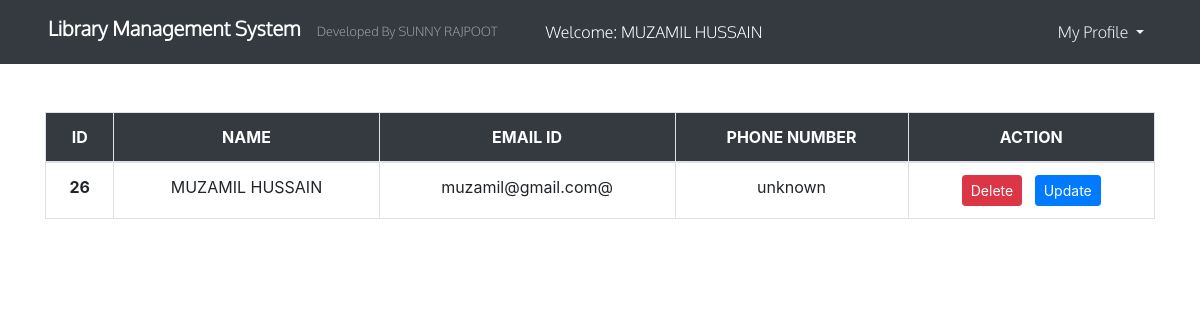
The app's page /v_profile.php (signed in) with its own data.
### tables this page shows
CREATE TABLE `users` (
  `uid` int(11) NOT NULL,
  `uname` varchar(30) NOT NULL,
  `uemail` varchar(50) NOT NULL,
  `uphone` varchar(13) NOT NULL,
  `upassword` varchar(80) NOT NULL
);

### v_profile.php (the view, shortened to what this page needs)
<?php
include("config.php");
?>
<!DOCTYPE html>
<html lang="en">
<head>
    <link rel="stylesheet" href="css/bootstrap.min.css">
    <link rel="stylesheet" href="css/style.css">
    <link rel="stylesheet" href="all.min.css">
</head>
<body>
    <nav class="navbar navbar-expand-md navbar-dark bg-dark px-5">
        <h1 class="navbar-brand font-weight-bold">Library Management System</h1>
        <small class="navbar-text">Developed By SUNNY RAJPOOT</small>
        <span class="text-white ml-5">Welcome: <?php echo $_SESSION['user_name'];  ?></span>
        <div class="collapse navbar-collapse" id="nav">
            <ul class="navbar-nav ml-auto">
                <li class="nav-item dropdown"><a href="" class="nav-link dropdown-toggle" data-toggle="dropdown">
                        My Profile
                    </a>
                </li>
            </ul>
        </div>
    </nav>
    <div class="container table-responsive mt-5 text-center">
        <?php
        $sql ="SELECT * FROM users WHERE uemail='{$_SESSION['user_email']}'";
        $result = mysqli_query($conn,$sql) or die("Query Failed");
        if(mysqli_num_rows($result) > 0) {
        ?>
    <table class="table table-bordered">
        <thead class="bg-dark text-white">
            <tr>
                <th>ID</th>
                <th>NAME</th>
                <th>EMAIL ID</th>
                <th>PHONE NUMBER</th>
                <th>ACTION</th>
            </tr>
        </thead>
        <tbody>
            <?php while($row=mysqli_fetch_assoc($result)) { ?>
            <tr>
                <th role="col"><?php echo $row['uid']; ?></th>
                <td><?php echo $row['uname']; ?></td>
                <td><?php echo $row['uemail']; ?>@</td>
                <td><?php echo $row['uphone']; ?></td>
                <td><a href="delete_myself.php" class="btn btn-danger btn-sm">Delete</a> <a href="update_myself.php" class="btn btn-primary ml-2 btn-sm">Update</a></td>
            </tr>
            <?php  } ?>
        </tbody>
    </table>
        <?php } ?>
</div>
</body>
</html>

### css/style.css (style rules this page uses)
* { padding: 0; margin: 0; }
html { scroll-behavior: smooth; }
body { background-color: white; }
.navbar { font-family:Oxygen-Light ; }
.navbar .nav-link { color: #f1f1f1!important; }

### records on screen
users: uid "26", uname "MUZAMIL HUSSAIN", uemail "muzamil@gmail.com", uphone "unknown"

### other values on screen
$_SESSION['user_name'] "MUZAMIL HUSSAIN"
